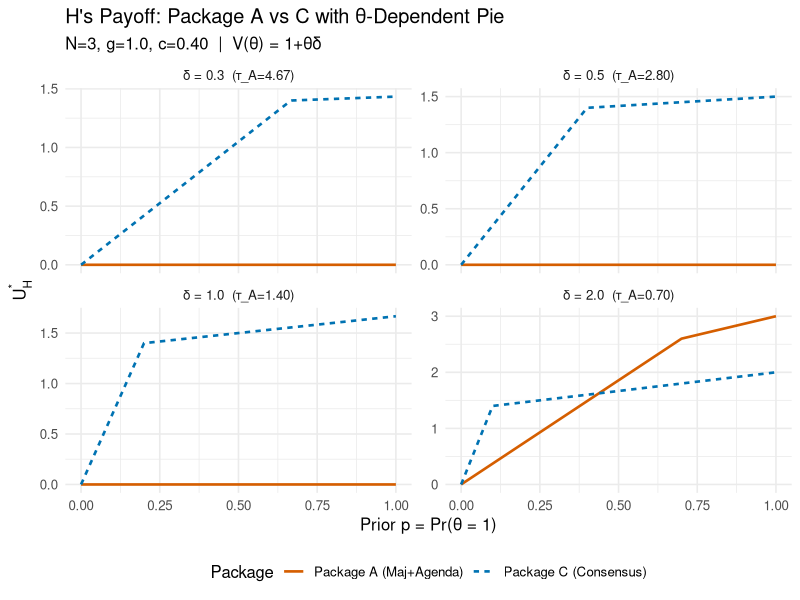
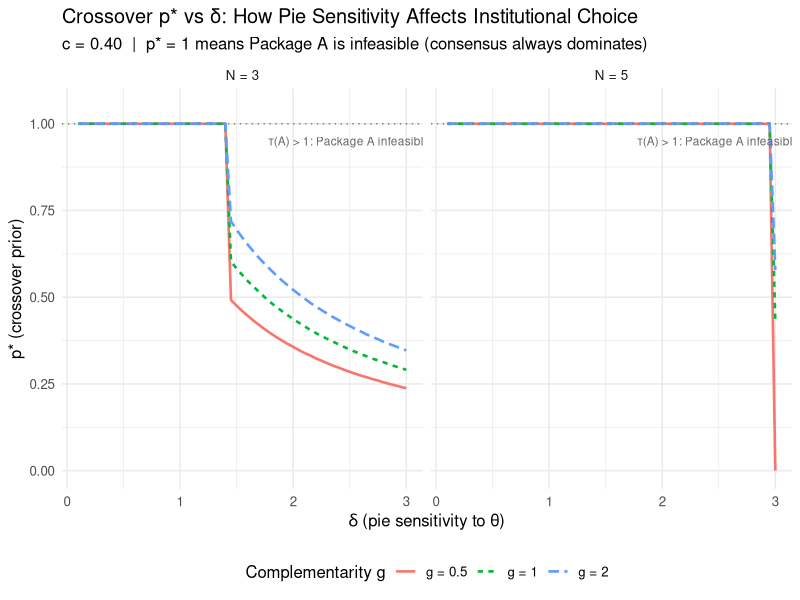
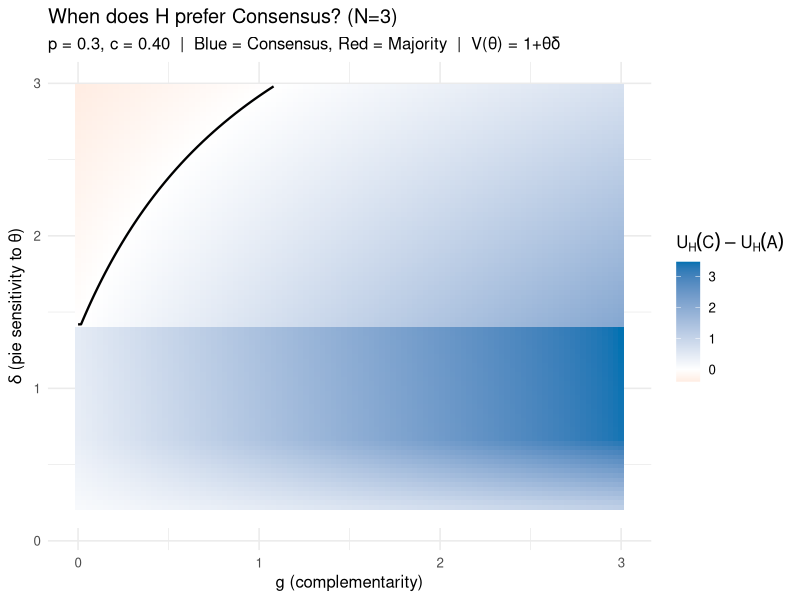
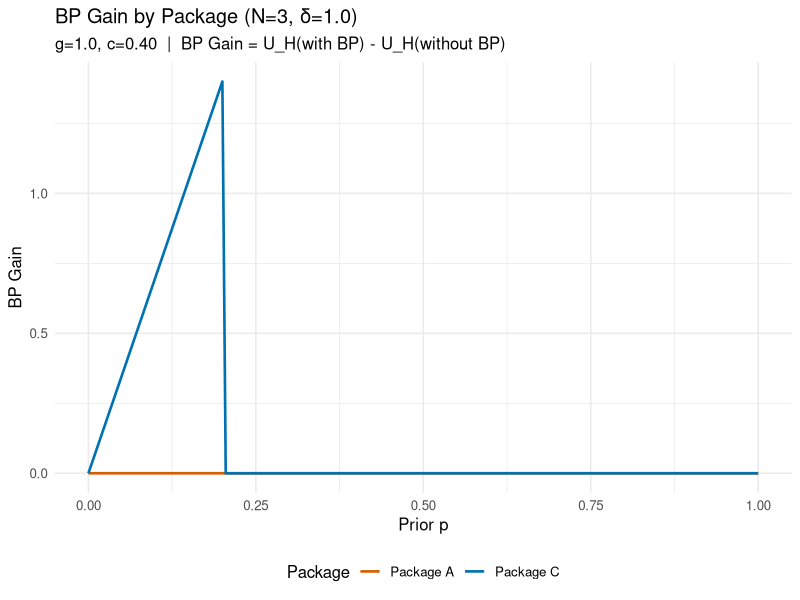

Reproduce these figures in R, in order.
# ==============================================================================
# Simulação V2: θ-Dependent Pie + Bayesian Persuasion
# ==============================================================================
# Modelo definitivo com V(θ=1) = 1+δ, V(θ=0) = 1
#
# Diferença do baseline:
#   - Pie depende de θ → continuation values V_i(R,θ) = V(θ) × s_i(R)
#   - Threshold τ(R) = (c/s_W(R) - 1)/δ (depende de δ)
#   - Value function v(μ,R) = 1{μ≥τ} × [g + (1+μδ)s_H(R)]
#   - τ entra no numerador E denominador da dominância → interação genuína
#   - Para δ alto: τ(A) > 1 → Package A INFEASÍVEL
#
# Compara Pacote A (maioria+agenda) vs Pacote C (consenso+sem agenda)
# ==============================================================================

library(tidyverse)

set.seed(42)

# --- 1. Stage 2: Shares (independentes de θ) ---

compute_shares <- function(N) {
  q_maj <- ceiling((N + 1) / 2)
  tibble(
    N = N, n = N - 1, q_maj = q_maj,
    s_H_A = 1 - (q_maj - 1) / N,        # H's share under majority
    s_W_A = (q_maj - 1) / (N * (N - 1)), # W's share under majority
    s_H_C = 1 / N,                        # H's share under consensus
    s_W_C = 1 / N                          # W's share under consensus
  )
}

shares <- bind_rows(lapply(c(3, 5), compute_shares))

cat("=== Stage 2: Shares s_i(R) ===\n\n")
print(shares)

# --- 2. Thresholds (depend on δ) ---

# τ(R) = (c / s_W(R) - 1) / δ
# W enters iff μ(s) ≥ τ(R), i.e., s_W(R) × (1 + μδ) ≥ c

compute_tau <- function(s_W, c, delta) {
  (c / s_W - 1) / delta
}

# --- 3. H's value function and optimal BP ---

# v(μ, R) = 1{μ ≥ τ} × [g + (1 + μδ) × s_H(R)]
# At the margin (μ = τ): v(τ, R) = g + (1 + τδ) × s_H(R)
# BP optimal: U_H = p/τ × v(τ, R) when p < τ
#             U_H = g + (1 + pδ) × s_H(R) when p ≥ τ

compute_UH <- function(g, s_H, s_W, c, delta, p) {
  tau <- compute_tau(s_W, c, delta)
  v_at_tau <- g + (1 + tau * delta) * s_H
  v_at_p <- g + (1 + p * delta) * s_H

  case_when(
    tau > 1 ~ 0,            # Package infeasible: even θ=1 certain doesn't suffice
    tau <= 0 ~ v_at_p,      # Always enters
    p >= tau ~ v_at_p,      # Enters without BP
    TRUE ~ p / tau * v_at_tau  # BP optimal
  )
}

compute_UH_no_bp <- function(g, s_H, s_W, c, delta, p) {
  tau <- compute_tau(s_W, c, delta)
  v_at_p <- g + (1 + p * delta) * s_H

  case_when(
    tau > 1 ~ 0,
    tau <= 0 ~ v_at_p,
    p >= tau ~ v_at_p,
    TRUE ~ 0
  )
}

# --- 4. Main Analysis ---

p_seq <- seq(0, 1, by = 0.005)
g_default <- 1.0
c_default <- 0.4

# 4a. Effect of δ on payoffs (for N=3)
delta_vals <- c(0.3, 0.5, 1.0, 2.0)

payoff_delta <- expand_grid(delta = delta_vals, p = p_seq) |>
  cross_join(filter(shares, N == 3)) |>
  mutate(
    tau_A = compute_tau(s_W_A, c_default, delta),
    tau_C = compute_tau(s_W_C, c_default, delta),
    U_A = compute_UH(g_default, s_H_A, s_W_A, c_default, delta, p),
    U_C = compute_UH(g_default, s_H_C, s_W_C, c_default, delta, p),
    A_feasible = tau_A <= 1,
    delta_label = sprintf("δ = %.1f  (τ_A=%.2f)", delta, tau_A)
  )

# Print thresholds
cat("\n=== Thresholds (N=3, c=0.4) ===\n\n")
payoff_delta |>
  distinct(delta, tau_A, tau_C, A_feasible) |>
  mutate(across(where(is.numeric), \(x) round(x, 3))) |>
  print()

payoff_long <- payoff_delta |>
  select(delta, delta_label, p, U_A, U_C) |>
  pivot_longer(cols = c(U_A, U_C), names_to = "rule", values_to = "payoff") |>
  mutate(rule = recode(rule, U_A = "Package A (Maj+Agenda)", U_C = "Package C (Consensus)"))

fig1 <- ggplot(payoff_long, aes(x = p, y = payoff, color = rule, linetype = rule)) +
  geom_line(linewidth = 0.9) +
  facet_wrap(~ delta_label, scales = "free_y", ncol = 2) +
  labs(
    title = "H's Payoff: Package A vs C with θ-Dependent Pie",
    subtitle = sprintf("N=3, g=%.1f, c=%.2f  |  V(θ) = 1+θδ", g_default, c_default),
    x = "Prior p = Pr(θ = 1)",
    y = expression(U[H]^"*"),
    color = "Package", linetype = "Package"
  ) +
  theme_minimal(base_size = 12) +
  theme(legend.position = "bottom") +
  scale_color_manual(values = c("Package A (Maj+Agenda)" = "#D55E00",
                                 "Package C (Consensus)" = "#0072B2"))

ggsave("figures/fig_v2_payoff_delta.png", fig1, width = 10, height = 8, dpi = 150)

# 4b. Crossover p* as function of δ
delta_seq <- seq(0.1, 3, by = 0.05)

compute_crossover_v2 <- function(N_val, g_val, c_val, delta_val) {
  s <- compute_shares(N_val)
  tau_A <- compute_tau(s$s_W_A, c_val, delta_val)
  tau_C <- compute_tau(s$s_W_C, c_val, delta_val)

  if (tau_A > 1) return(1)  # A infeasible → C always dominates
  if (tau_A <= 0) return(0) # Both always form → A dominates

  v_tau_A <- g_val + (1 + tau_A * delta_val) * s$s_H_A
  v_tau_C <- g_val + (1 + tau_C * delta_val) * s$s_H_C

  # Crossover: v(τ_C,C)/τ_C = v(τ_A,A)/τ_A → p* in the mid region
  # p* = v_tau_C * tau_A / v_tau_A (when τ_C ≤ p < τ_A)
  # But need to check which region we're in
  if (tau_C <= 0) {
    # C always forms. p* solves A(C) = v_tau_A * p / tau_A
    A_C <- g_val + (1 + 0) * s$s_H_C  # worst case p near 0
    # Actually when p < tau_A: U_C = g + (1+pδ)s_H_C, U_A = p/tau_A × v_tau_A
    # These cross when g + (1+pδ)/N = p/tau_A × v_tau_A
    # This is harder to solve analytically. Use numerical
    p_test <- seq(0, min(tau_A, 1), by = 0.001)
    U_C_test <- g_val + (1 + p_test * delta_val) * s$s_H_C
    U_A_test <- ifelse(p_test < tau_A, p_test / tau_A * v_tau_A,
                        g_val + (1 + p_test * delta_val) * s$s_H_A)
    diff <- U_C_test - U_A_test
    # Find crossing point
    crossings <- which(diff[-1] * diff[-length(diff)] < 0)
    if (length(crossings) > 0) return(p_test[crossings[1]])
    if (all(diff > 0)) return(min(tau_A, 1))
    return(0)
  }

  # Both thresholds positive and < 1
  # In the region p < τ_C: U_C = p/τ_C × v_τ_C, U_A = p/τ_A × v_τ_A
  # C dom iff v_τ_C/τ_C > v_τ_A/τ_A (constant in p)
  ratio_C <- v_tau_C / tau_C
  ratio_A <- v_tau_A / tau_A

  if (ratio_C <= ratio_A) return(0) # A always dominates

  # In the region τ_C ≤ p < τ_A: U_C = g + (1+pδ)s_H_C, U_A = p/τ_A × v_τ_A
  # Solve numerically
  p_test <- seq(tau_C, min(tau_A, 1), by = 0.001)
  U_C_test <- g_val + (1 + p_test * delta_val) * s$s_H_C
  U_A_test <- p_test / tau_A * v_tau_A
  diff <- U_C_test - U_A_test
  crossings <- which(diff[-1] * diff[-length(diff)] < 0)
  if (length(crossings) > 0) return(p_test[crossings[1]])
  return(min(tau_A, 1))
}

crossover_data <- expand_grid(
  N = c(3, 5),
  delta = delta_seq,
  g = c(0.5, 1.0, 2.0)
) |>
  rowwise() |>
  mutate(p_star = compute_crossover_v2(N, g, c_default, delta)) |>
  ungroup() |>
  mutate(N_label = paste0("N = ", N), g_label = paste0("g = ", g))

fig2 <- ggplot(crossover_data, aes(x = delta, y = p_star, color = g_label, linetype = g_label)) +
  geom_line(linewidth = 0.9) +
  geom_hline(yintercept = 1, linetype = "dotted", color = "grey50") +
  annotate("text", x = 2.5, y = 0.95, label = "τ(A) > 1: Package A infeasible",
           size = 3, color = "grey40") +
  facet_wrap(~ N_label) +
  labs(
    title = "Crossover p* vs δ: How Pie Sensitivity Affects Institutional Choice",
    subtitle = sprintf("c = %.2f  |  p* = 1 means Package A is infeasible (consensus always dominates)",
                        c_default),
    x = expression(delta ~ "(pie sensitivity to θ)"),
    y = "p* (crossover prior)",
    color = "Complementarity g", linetype = "Complementarity g"
  ) +
  theme_minimal(base_size = 12) +
  theme(legend.position = "bottom") +
  coord_cartesian(ylim = c(0, 1.05))

ggsave("figures/fig_v2_crossover_delta.png", fig2, width = 10, height = 5, dpi = 150)

# 4c. Region (g, δ) where C dominates for fixed p, N=3
g_grid <- seq(0, 3, by = 0.03)
delta_grid <- seq(0.1, 3, by = 0.03)
p_fixed <- 0.3

region_data <- expand_grid(g = g_grid, delta = delta_grid) |>
  rowwise() |>
  mutate(
    U_A = compute_UH(g, compute_shares(3)$s_H_A, compute_shares(3)$s_W_A,
                      c_default, delta, p_fixed),
    U_C = compute_UH(g, compute_shares(3)$s_H_C, compute_shares(3)$s_W_C,
                      c_default, delta, p_fixed),
    advantage = U_C - U_A
  ) |>
  ungroup()

fig3 <- ggplot(region_data, aes(x = g, y = delta, fill = advantage)) +
  geom_tile() +
  scale_fill_gradient2(
    low = "#D55E00", mid = "white", high = "#0072B2", midpoint = 0,
    name = expression(U[H](C) - U[H](A))
  ) +
  geom_contour(aes(z = advantage), breaks = 0, color = "black", linewidth = 0.8) +
  labs(
    title = "When does H prefer Consensus? (N=3)",
    subtitle = sprintf("p = %.1f, c = %.2f  |  Blue = Consensus, Red = Majority  |  V(θ) = 1+θδ",
                        p_fixed, c_default),
    x = "g (complementarity)",
    y = expression(delta ~ "(pie sensitivity to θ)")
  ) +
  theme_minimal(base_size = 12)

ggsave("figures/fig_v2_region_g_delta.png", fig3, width = 8, height = 6, dpi = 150)

# 4d. BP Gain comparison
bp_data <- expand_grid(p = p_seq) |>
  mutate(
    delta = 1.0,
    U_A = compute_UH(g_default, compute_shares(3)$s_H_A, compute_shares(3)$s_W_A,
                      c_default, 1.0, p),
    U_C = compute_UH(g_default, compute_shares(3)$s_H_C, compute_shares(3)$s_W_C,
                      c_default, 1.0, p),
    U_A_no = compute_UH_no_bp(g_default, compute_shares(3)$s_H_A, compute_shares(3)$s_W_A,
                               c_default, 1.0, p),
    U_C_no = compute_UH_no_bp(g_default, compute_shares(3)$s_H_C, compute_shares(3)$s_W_C,
                               c_default, 1.0, p),
    BP_A = U_A - U_A_no,
    BP_C = U_C - U_C_no
  ) |>
  select(p, BP_A, BP_C) |>
  pivot_longer(cols = c(BP_A, BP_C), names_to = "rule", values_to = "gain") |>
  mutate(rule = recode(rule, BP_A = "Package A", BP_C = "Package C"))

fig4 <- ggplot(bp_data, aes(x = p, y = gain, color = rule)) +
  geom_line(linewidth = 0.9) +
  labs(
    title = "BP Gain by Package (N=3, δ=1.0)",
    subtitle = sprintf("g=%.1f, c=%.2f  |  BP Gain = U_H(with BP) - U_H(without BP)",
                        g_default, c_default),
    x = "Prior p", y = "BP Gain", color = "Package"
  ) +
  theme_minimal(base_size = 12) +
  theme(legend.position = "bottom") +
  scale_color_manual(values = c("Package A" = "#D55E00", "Package C" = "#0072B2"))

ggsave("figures/fig_v2_bp_gain.png", fig4, width = 8, height = 5, dpi = 150)

# --- 5. Key Result: Package A Infeasibility ---

cat("\n=== Key Result: Package A Infeasibility ===\n\n")
for (N_val in c(3, 5)) {
  s <- compute_shares(N_val)
  delta_crit <- (c_default / s$s_W_A - 1)  # τ(A) = 1 when δ = this value
  cat(sprintf("N = %d: τ(A) > 1 (Package A infeasible) when δ > %.3f\n",
              N_val, delta_crit))
  cat(sprintf("        τ(C) > 1 (Package C infeasible) when δ > %.3f\n",
              (c_default / s$s_W_C - 1)))
}

# --- 6. Summary ---

cat("\n=== Summary ===\n")
cat("V2 model: V(θ) = 1 + θδ. Pie depends on state.\n")
cat("New results vs baseline:\n")
cat("  1. τ(R) = (c/s_W(R) - 1)/δ — threshold depends on δ\n")
cat("  2. v(τ,R)/τ comparison has τ in numerator AND denominator\n")
cat("  3. ∂p*/∂δ ambiguous — non-trivial interaction\n")
cat("  4. For high δ: τ(A) > 1 → Package A INFEASIBLE\n")
cat("     Consensus is the ONLY viable package. Strongest result.\n")
